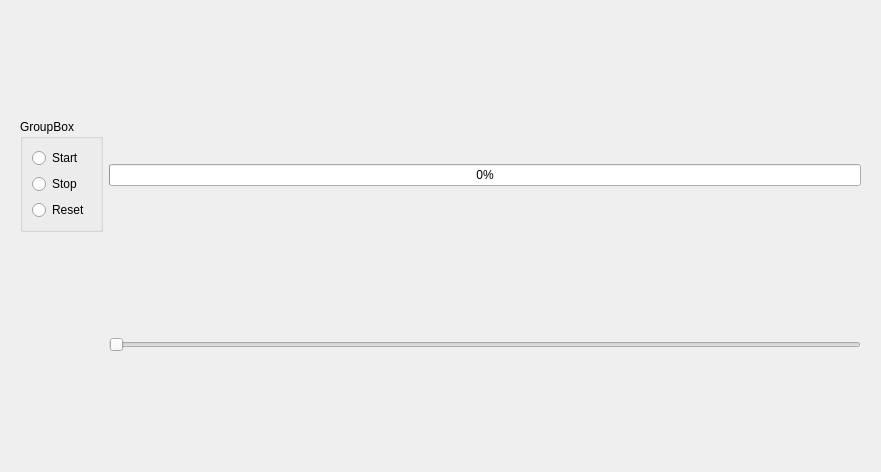
<?xml version="1.0" encoding="UTF-8"?>
<ui version="4.0">
 <class>StereoscopicConfiguration</class>
 <widget class="QWidget" name="StereoscopicConfiguration">
  <property name="geometry">
   <rect>
    <x>0</x>
    <y>0</y>
    <width>881</width>
    <height>472</height>
   </rect>
  </property>
  <layout class="QGridLayout" name="gridLayout_4">
   <item row="0" column="0">
    <widget class="QWidget" name="widget" native="true">
     <layout class="QGridLayout" name="gridLayout_2">
      <item row="1" column="3">
       <widget class="QProgressBar" name="progressBar">
        <property name="value">
         <number>0</number>
        </property>
       </widget>
      </item>
      <item row="1" column="1">
       <widget class="QGroupBox" name="groupBox">
        <property name="title">
         <string>GroupBox</string>
        </property>
        <layout class="QGridLayout" name="gridLayout">
         <item row="1" column="0">
          <widget class="QRadioButton" name="radioButtonStop">
           <property name="text">
            <string>Stop</string>
           </property>
          </widget>
         </item>
         <item row="2" column="0">
          <widget class="QRadioButton" name="radioButtonReset">
           <property name="text">
            <string>Reset</string>
           </property>
          </widget>
         </item>
         <item row="0" column="0">
          <widget class="QRadioButton" name="radioButtonStart">
           <property name="text">
            <string>Start</string>
           </property>
          </widget>
         </item>
        </layout>
       </widget>
      </item>
      <item row="2" column="3">
       <widget class="QSlider" name="horizontalSlider">
        <property name="orientation">
         <enum>Qt::Horizontal</enum>
        </property>
       </widget>
      </item>
     </layout>
    </widget>
   </item>
  </layout>
 </widget>
 <resources/>
 <connections/>
</ui>
